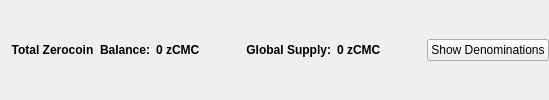
                       <widget class="QFrame" name="balanceSupplyFrame">
                        <layout class="QHBoxLayout" name="horizontalLayout_2" stretch="0,0,0,1,0">
                         <property name="rightMargin">
                          <number>0</number>
                         </property>
                         <item>
                          <layout class="QHBoxLayout" name="horizontalLayout_34">
                           <item>
                            <widget class="QLabel" name="labelzAvailableText_3">
                             <property name="font">
                              <font>
                               <weight>75</weight>
                               <bold>true</bold>
                              </font>
                             </property>
                             <property name="toolTip">
                              <string>Total Balance including unconfirmed and immature zCMC</string>
                             </property>
                             <property name="text">
                              <string>Total Zerocoin  Balance:</string>
                             </property>
                             <property name="alignment">
                              <set>Qt::AlignRight|Qt::AlignTrailing|Qt::AlignVCenter</set>
                             </property>
                            </widget>
                           </item>
                           <item>
                            <widget class="QLabel" name="labelzAvailableAmount_4">
                             <property name="minimumSize">
                              <size>
                               <width>40</width>
                               <height>0</height>
                              </size>
                             </property>
                             <property name="font">
                              <font>
                               <weight>75</weight>
                               <bold>true</bold>
                              </font>
                             </property>
                             <property name="toolTip">
                              <string>Total Balance including unconfirmed and immature zCMC</string>
                             </property>
                             <property name="text">
                              <string>0 zCMC</string>
                             </property>
                             <property name="alignment">
                              <set>Qt::AlignLeading|Qt::AlignLeft|Qt::AlignVCenter</set>
                             </property>
                            </widget>
                           </item>
                          </layout>
                         </item>
                         <item>
                          <spacer name="horizontalSpacer_32">
                           <property name="orientation">
                            <enum>Qt::Horizontal</enum>
                           </property>
                           <property name="sizeHint" stdset="0">
                            <size>
                             <width>40</width>
                             <height>20</height>
                            </size>
                           </property>
                          </spacer>
                         </item>
                         <item>
                          <layout class="QHBoxLayout" name="horizontalLayout_35">
                           <item>
                            <widget class="QLabel" name="labelZsupplyText_2">
                             <property name="font">
                              <font>
                               <weight>75</weight>
                               <bold>true</bold>
                              </font>
                             </property>
                             <property name="text">
                              <string>Global Supply:</string>
                             </property>
                             <property name="alignment">
                              <set>Qt::AlignRight|Qt::AlignTrailing|Qt::AlignVCenter</set>
                             </property>
                            </widget>
                           </item>
                           <item>
                            <widget class="QLabel" name="labelZsupplyAmount_2">
                             <property name="font">
                              <font>
                               <weight>75</weight>
                               <bold>true</bold>
                              </font>
                             </property>
                             <property name="text">
                              <string>0 zCMC</string>
                             </property>
                            </widget>
                           </item>
                          </layout>
                         </item>
                         <item>
                          <spacer name="horizontalSpacer_31">
                           <property name="orientation">
                            <enum>Qt::Horizontal</enum>
                           </property>
                           <property name="sizeHint" stdset="0">
                            <size>
                             <width>40</width>
                             <height>20</height>
                            </size>
                           </property>
                          </spacer>
                         </item>
                         <item>
                          <widget class="QPushButton" name="pushButtonShowDenoms">
                           <property name="toolTip">
                            <string>Show zCMC denominations list</string>
                           </property>
                           <property name="text">
                            <string>Show Denominations</string>
                           </property>
                          </widget>
                         </item>
                        </layout>
                       </widget>
